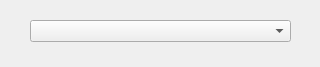
<?xml version="1.0" encoding="UTF-8"?>
<ui version="4.0">
 <class>Form</class>
 <widget class="QWidget" name="Form">
  <property name="geometry">
   <rect>
    <x>0</x>
    <y>0</y>
    <width>320</width>
    <height>67</height>
   </rect>
  </property>
  <property name="windowTitle">
   <string>Load Dataset</string>
  </property>
  <widget class="QComboBox" name="load">
   <property name="geometry">
    <rect>
     <x>30</x>
     <y>20</y>
     <width>261</width>
     <height>22</height>
    </rect>
   </property>
  </widget>
 </widget>
 <resources/>
 <connections/>
</ui>
